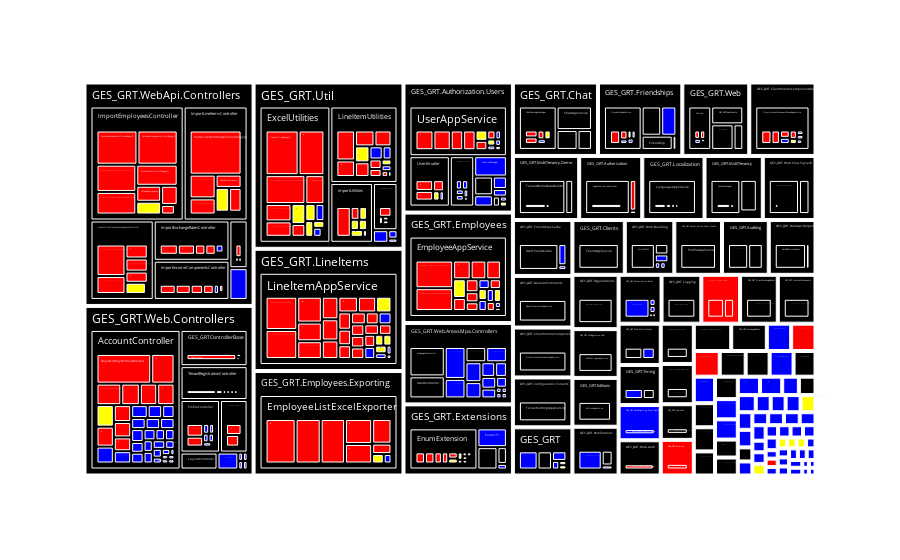

The notebook cell this image was saved under:
### Code cell
import plotly.express as px

config = dict({'scrollZoom': True})

fig = px.treemap(data_class, path=['Parent_class', 'Class', 'Method'], values='LOC', color='CLevel',
                  color_discrete_map={'(?)':'black', 'low':'blue', 'regular':'yellow', 'high':'red'})
fig.show(config=config)

### Figure 1 — Plotly figure (JSON) as saved in the notebook; plotly's stock layout.template omitted (floating-point values rounded to 4 significant figures; data arrays with more than 128 entries replaced by an {"elided": "..."} marker saying what was removed)
{"data": [{"branchvalues": "total", "customdata": {"elided": "1150x1 str values"}, "domain": {"x": [0, 1], "y": [0, 1]}, "hovertemplate": "labels=%{label}<br>LOC=%{value}<br>parent=%{parent}<br>id=%{id}<br>CLevel=%{customdata[0]}<extra></extra>", "ids": {"elided": "1150 str values"}, "labels": {"elided": "1150 str values"}, "marker": {"colors": {"elided": "1150 str values"}}, "name": "", "parents": {"elided": "1150 str values"}, "type": "treemap", "values": {"elided": "1150 int values"}}], "layout": {"legend": {"tracegroupgap": 0}, "margin": {"t": 60}}}
